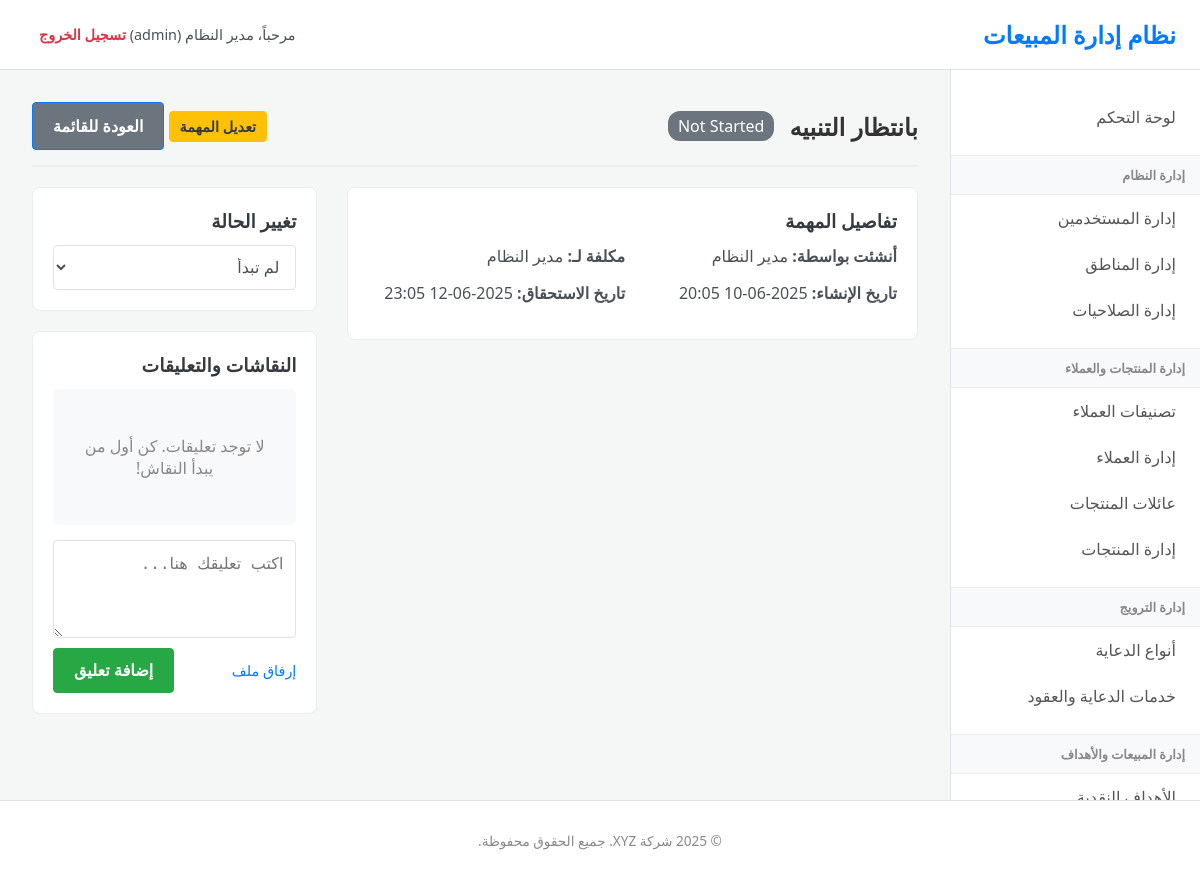
Page /index.php?page=tasks&action=view&id=2 (signed in) on the committed database.
### tables this page shows
CREATE TABLE IF NOT EXISTS `tasks` (
  `task_id` int NOT NULL AUTO_INCREMENT,
  `title` varchar(255) NOT NULL,
  `description` text,
  `due_date` datetime DEFAULT NULL,
  `status` enum('Not Started','In Progress','Completed','Archived') NOT NULL DEFAULT 'Not Started',
  `created_by_user_id` int NOT NULL COMMENT 'من أنشأ المهمة',
  `assigned_to_user_id` int NOT NULL COMMENT 'الموظف المكلف بالمهمة (يمكن أن يكون هو نفسه المنشئ)',
  `created_at` timestamp NULL DEFAULT CURRENT_TIMESTAMP,
  `started_at` datetime DEFAULT NULL COMMENT 'وقت بدء التنفيذ الفعلي',
  `completed_at` datetime DEFAULT NULL COMMENT 'وقت الانتهاء الفعلي',
  PRIMARY KEY (`task_id`),
  KEY `created_by_user_id` (`created_by_user_id`),
  KEY `assigned_to_user_id` (`assigned_to_user_id`)
);

CREATE TABLE IF NOT EXISTS `users` (
  `user_id` int NOT NULL AUTO_INCREMENT,
  `username` varchar(50) NOT NULL,
  `password_hash` varchar(255) NOT NULL,
  `full_name` varchar(100) NOT NULL,
  `role` enum('admin','supervisor','representative','promoter') NOT NULL,
  `region_id` int DEFAULT NULL,
  `supervisor_id` int DEFAULT NULL,
  `is_active` tinyint(1) DEFAULT '1',
  `created_at` timestamp NULL DEFAULT CURRENT_TIMESTAMP,
  `updated_at` timestamp NULL DEFAULT CURRENT_TIMESTAMP ON UPDATE CURRENT_TIMESTAMP,
  PRIMARY KEY (`user_id`),
  UNIQUE KEY `username` (`username`),
  KEY `region_id` (`region_id`),
  KEY `supervisor_id` (`supervisor_id`)
);

### controllers/tasks.php (called while the page is built, shortened)
<?php
$action = $_GET['action'] ?? 'dashboard';
$task_id = isset($_GET['id']) ? (int)$_GET['id'] : null;
switch ($action) {
    case 'view':
        $sql = "SELECT t.*, creator.full_name as creator_name, assign.full_name as assignee_name
                FROM tasks t
                JOIN users creator ON t.created_by_user_id = creator.user_id
                JOIN users assign ON t.assigned_to_user_id = assign.user_id
                WHERE t.task_id = ?";
        $stmt = $pdo->prepare($sql);
        $stmt->execute([$task_id]);
        $task_data = $stmt->fetch();
        break;
}
include 'views/layout.php';

### views/tasks/view.php (the view, shortened to what this page needs)
<div class="task-view-header">
    <div class="task-title-section">
        <h2 class="task-main-title"><?php echo htmlspecialchars($task_data['title']); ?></h2>
        <span class="badge status-<?php echo str_replace(' ', '-', strtolower($task_data['status'])); ?>"><?php echo htmlspecialchars($task_data['status']); ?></span>
    </div>
    <div class="task-header-actions">
        <a href="index.php?page=tasks&action=edit&id=<?php echo $task_data['task_id']; ?>" class="button-link edit-btn">تعديل المهمة</a>
        <a href="index.php?page=tasks" class="button-link" style="background-color: #6c757d;">العودة للقائمة</a>
    </div>
</div>
<div class="task-view-container">
    <div class="task-main-content">
        <div class="task-details-card">
            <h3>تفاصيل المهمة</h3>
            <div class="details-grid">
                <div><strong>أنشئت بواسطة:</strong> <?php echo htmlspecialchars($task_data['creator_name']); ?></div>
                <div><strong>مكلفة لـ:</strong> <?php echo htmlspecialchars($task_data['assignee_name']); ?></div>
                <div><strong>تاريخ الإنشاء:</strong> <?php echo date('Y-m-d H:i', strtotime($task_data['created_at'])); ?></div>
                <div><strong>تاريخ الاستحقاق:</strong>
                    <span class="<?php echo ($task_data['due_date'] && strtotime($task_data['due_date']) < time() && $task_data['status'] !== 'Completed') ? 'text-danger' : ''; ?>">
                        <?php echo $task_data['due_date'] ? date('Y-m-d H:i', strtotime($task_data['due_date'])) : 'غير محدد'; ?>
                    </span>
                </div>
            </div>
        </div>
    </div>
    <div class="task-sidebar-content">
        <div class="task-details-card">
            <h3>تغيير الحالة</h3>
            <form id="status-update-form" action="actions/task_status_update.php" method="POST">
                <select name="status" id="status-select" onchange="this.form.submit()">
                    <option value="Not Started" <?php if($task_data['status'] == 'Not Started') echo 'selected';?>>لم تبدأ</option>
                </select>
            </form>
        </div>
        <div class="task-details-card">
            <h3>النقاشات والتعليقات</h3>
            <div class="comments-list" id="comments-list">
                <?php if (empty($task_comments)): ?>
                    <p class="no-comments">لا توجد تعليقات. كن أول من يبدأ النقاش!</p>
                <?php endif; ?>
            </div>
            <div class="comment-form-container">
                <form id="comment-form" action="actions/task_comment_add.php" method="POST" enctype="multipart/form-data">
                    <textarea name="comment_text" placeholder="اكتب تعليقك هنا..." rows="3"></textarea>
                    <div class="comment-actions">
                        <label for="comment_attachment" class="attachment-label">إرفاق ملف</label>
                        <button type="submit" class="button-link add-btn">إضافة تعليق</button>
                    </div>
                </form>
            </div>
        </div>
    </div>
</div>

### css/style.css (style rules this page uses)
:root { --primary-color: #007bff; --secondary-color: #6c757d; --success-color: #28a745; --danger-color: #dc3545; --warning-color: #ffc107; --info-color: #17a2b8; --light-color: #f8f9fa; --dark-color: #343a40; --text-color: #495057; --border-color: #dee2e6; --body-bg: #f4f7f6; --sidebar-bg: #ffffff; --header-bg: #ffffff; --font-family: 'Tahoma', 'Segoe UI', sans-serif; }
* { box-sizing: border-box; }
body { font-family: var(--font-family); background-color: var(--body-bg); margin: 0; padding: 0; color: var(--text-color); font-size: 16px; direction: rtl; }
a { color: var(--primary-color); text-decoration: none; transition: color 0.3s ease; }
h1, h2, h3, h4, h5, h6 { color: var(--dark-color); margin-top: 0; margin-bottom: 0.75rem; }
.form-control, input[type="text"], input[type="password"], input[type="email"], input[type="number"], input[type="date"], select, textarea { display: block; width: 100%; padding: 0.75rem; font-size: 1rem; line-height: 1.5; color: var(--text-color); background-color: #fff; background-clip: padding-box; border: 1px solid var(--border-color); border-radius: 0.25rem; transition: border-color 0.15s ease-in-out, box-shadow 0.15s ease-in-out; }
textarea { resize: vertical; }
.button-link, .btn { display: inline-block; font-weight: 600; text-align: center; vertical-align: middle; cursor: pointer; user-select: none; background-color: var(--primary-color); border: 1px solid var(--primary-color); padding: 0.75rem 1.25rem; font-size: 1rem; border-radius: 0.25rem; color: #fff; transition: all 0.15s ease-in-out; }
.button-link.add-btn { background-color: var(--success-color); border-color: var(--success-color); }
.button-link.edit-btn { background-color: var(--warning-color); border-color: var(--warning-color); color: var(--dark-color); padding: 5px 10px; font-size: 0.9em; }

### views/tasks/view.php (style rules this page uses)
.task-view-header { display: flex; justify-content: space-between; align-items: center; flex-wrap: wrap; gap: 15px; padding-bottom: 15px; border-bottom: 2px solid #eee; margin-bottom: 20px; }
.task-title-section { display: flex; align-items: center; gap: 15px; }
.task-main-title { margin: 0; color: #333; }
.task-view-container { display: grid; grid-template-columns: 2fr 1fr; gap: 30px; }
.task-details-card { background-color: #fff; border: 1px solid #e9ecef; border-radius: 8px; padding: 20px; margin-bottom: 20px; }
.details-grid { display: grid; grid-template-columns: 1fr 1fr; gap: 15px; margin-bottom: 15px; }
.comments-list { max-height: 400px; overflow-y: auto; padding: 10px; background-color: #f8f9fa; border-radius: 5px; margin-bottom: 15px; }
.no-comments { text-align: center; color: #888; padding: 20px; }
.comment-form-container textarea { width: 100%; margin-bottom: 10px; }
.comment-actions { display: flex; justify-content: space-between; align-items: center; }
.attachment-label { cursor: pointer; color: #007bff; font-size: 0.9em; }
.badge { padding: 4px 10px; border-radius: 12px; color: white; font-weight: 500; font-size: 1em; }
.status-not-started { background-color: #6c757d; }

### rows in the picture
tasks: title "بانتظار التنبيه", status "Not Started", created_by_user.full_name "مدير النظام", created_at "2025-06-10 20:05", due_date "2025-06-12 23:05", status "لم تبدأ"

### other values in the picture
$_SESSION['full_name'] "مدير النظام"
$_SESSION['user_role'] "admin"
